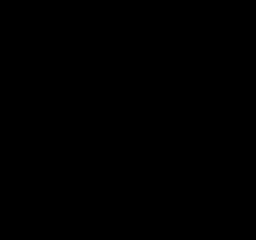

Tiled map render using the project's own tile images. Description and the whole map definition, tile-layer contents included, below:
An orthogonal 16x15 tile map with 16x16 px tiles, 1 tile layer (Tile Layer 1).

<map version="1.0" tiledversion="1.0.3" orientation="orthogonal" renderorder="right-down" width="16" height="15" tilewidth="16" tileheight="16" nextobjectid="1">
 <tileset firstgid="1" source="tileset_caves.tsx" />
 <layer name="Tile Layer 1" width="16" height="15">
  <data encoding="csv">
1,1,1,1,1,1,1,1,1,1,1,1,1,1,1,1,
1,1,1,1,1,1,1,1,1,1,1,1,1,1,1,1,
1,1,1,1,1,1,1,1,1,1,1,1,1,1,1,1,
1,1,1,1,1,1,1,1,1,1,1,1,1,1,1,1,
1,1,1,1,1,1,1,1,1,1,1,1,1,1,1,1,
1,1,1,1,1,1,1,1,1,1,1,1,1,1,1,1,
1,1,1,1,1,1,1,1,1,1,1,1,1,1,1,1,
1,1,1,1,1,1,1,1,1,1,1,1,1,1,1,1,
1,1,1,1,1,1,1,1,1,1,1,1,1,1,1,1,
1,1,1,1,1,1,1,1,1,1,1,1,1,1,1,1,
1,1,1,1,1,1,1,1,1,1,1,1,1,1,1,1,
1,1,1,1,1,1,1,1,1,1,1,1,1,1,1,1,
1,1,1,1,1,1,1,1,1,1,1,1,1,1,1,1,
1,1,1,1,1,1,1,1,1,1,1,1,1,1,1,1,
1,1,1,1,1,1,1,1,1,1,1,1,1,1,1,1
</data>
 </layer>
</map>
